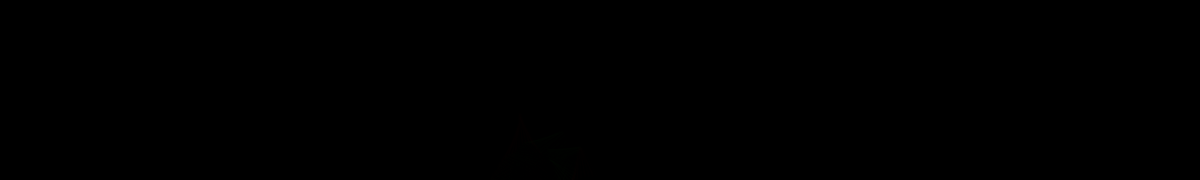
Frame 1 (no input)
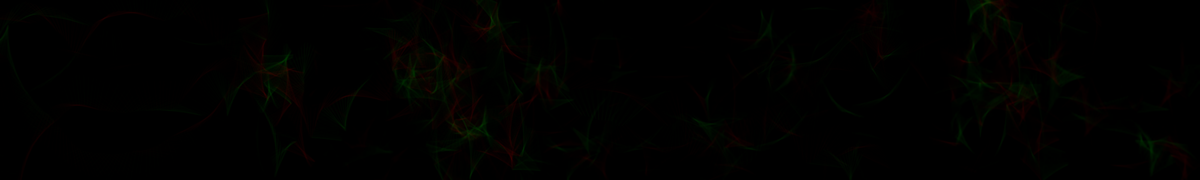
Frame 60 (the mouse pressed at the canvas centre just before this capture)
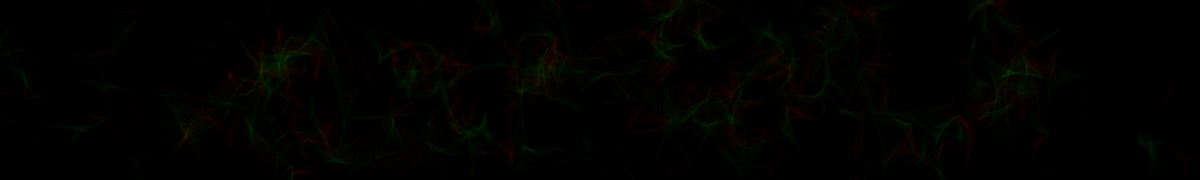
Frame 120 (the mouse held since frame 60 and released just before this capture)

The Processing sketch that drew these frames (run headless with seeded random() and noise(); from frame 60 on, the mouse is pressed at the canvas centre):

// Processing sketch: wp900
// ── wp900.pde
int cntr = 0 ;
int frameSkip = 900;

void setup(){
    size(800*4,480);
    background(0);
    smooth();
    noiseSeed(19);
}


void draw(){
    for(int i = 0 ; i < frameSkip;i++){
        if(cntr%5000==0)
            filter(BLUR,0.6);

        pushMatrix();

        translate(noise(cntr/2000.0)*width*2-width/2,noise(cntr/200.0)*height*2-height/2);
        rotate(cntr/50.0);

        stroke(255,0,0,5*sin(cntr/3000.0));
        line(0,80,0,0);

        stroke(0,255,0,5*sin(cntr/3000.0));
        line(-80,0,0,0);

        popMatrix();

        cntr++;
    }
}

void keyPressed(){
    if(key=='s'){
        save("abstract.png");
    }
}
